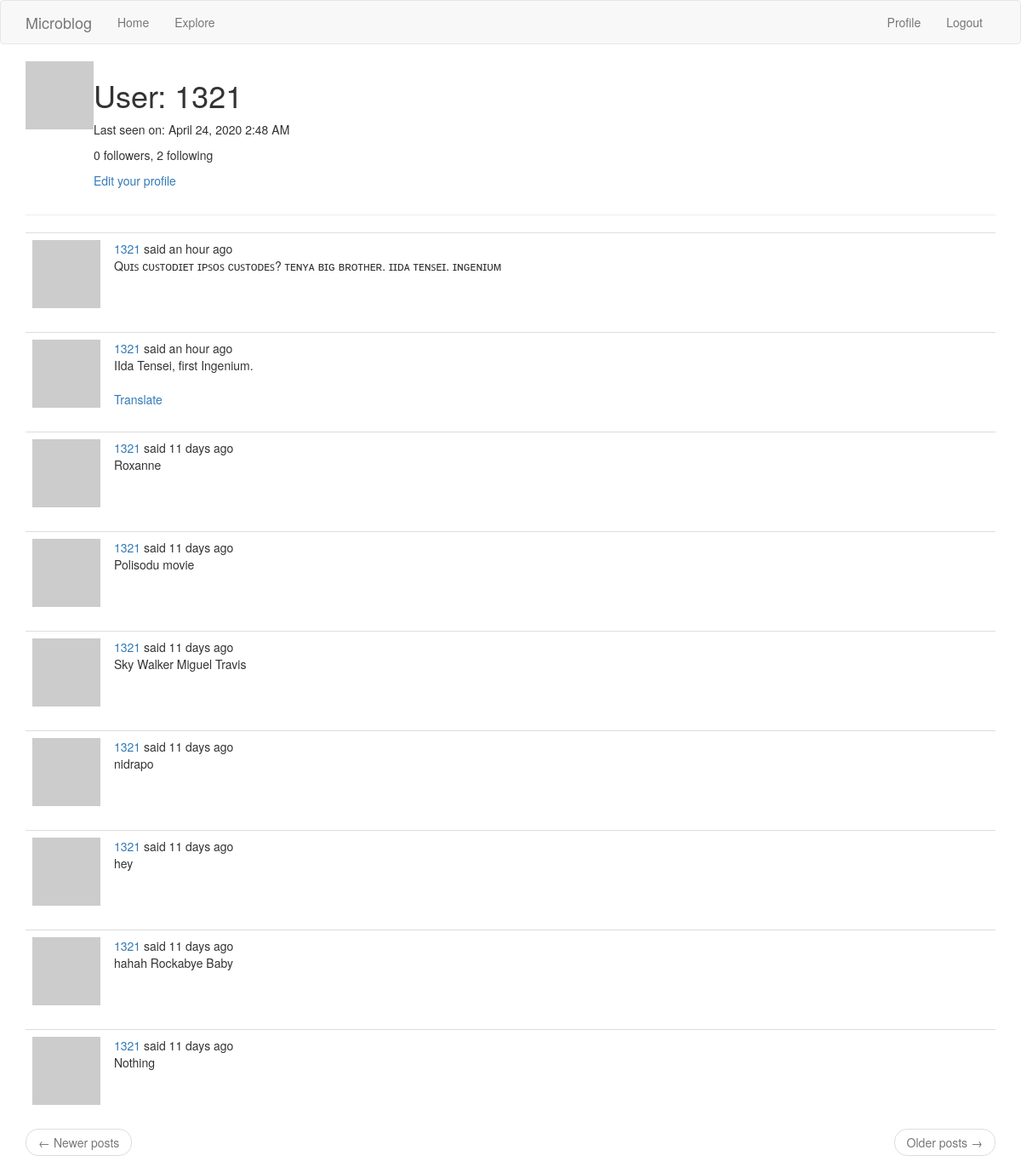
Screenshot of /user/1321 (signed in) with the database file from the repository.
### app/models.py (models this page shows, shortened)
class User(UserMixin,db.Model):
    id = db.Column(db.Integer, primary_key=True)
    username = db.Column(db.String(64), index=True, unique=True)
    email = db.Column(db.String(120), index=True, unique=True)
    password_hash = db.Column(db.String(128))
    about_me = db.Column(db.String(140))
    last_seen = db.Column(db.DateTime, default=datetime.utcnow)
    posts = db.relationship('Post',backref='author',lazy='dynamic')
    followed = db.relationship(
        'User', secondary=followers,
        primaryjoin=(followers.c.follower_id == id),
        secondaryjoin=(followers.c.followed_id == id),
        backref=db.backref('followers', lazy='dynamic'), lazy='dynamic')
    def avatar(self, size):
        digest = md5(self.email.lower().encode('utf-8')).hexdigest()
        return 'https://www.gravatar.com/avatar/{}?d=identicon&s={}'.format(
            digest, size)
    """
        Followers table is an arbitrary
        The "c" is an attribute of SQLAlchemy tables that are not defined as models.
        For these tables, the table columns are all exposed as sub-attributes of this "c" attribute.
    """

class Post(db.Model):
    id = db.Column(db.Integer, primary_key=True)
    body = db.Column(db.String(140))
    timestamp = db.Column(db.DateTime, index=True, default=datetime.utcnow)
    user_id = db.Column(db.Integer, db.ForeignKey('user.id'))
    language = db.Column(db.String(5))

### app/routes.py (the view)
@app.route('/user/<username>')
@login_required
def user(username):
    user = User.query.filter_by(username=username).first_or_404()
    page = request.args.get('page', 1, type=int)
    posts = user.posts.order_by(Post.timestamp.desc()).paginate(
        page, app.config['POSTS_PER_PAGE'], False)
    next_url = url_for('user', username=user.username, page=posts.next_num) \
        if posts.has_next else None
    prev_url = url_for('user', username=user.username, page=posts.prev_num) \
        if posts.has_prev else None
    return render_template('user.html',user=user, posts=posts.items,
        next_url=next_url, prev_url=prev_url)

### app/models.py (called while the page is built)
@login.user_loader
def load_user(id):
    return User.query.get(int(id))

### app/routes.py (called while the page is built)
@app.before_request
def before_request():
    if current_user.is_authenticated:
        current_user.last_seen = datetime.utcnow()
        db.session.commit()
    g.locale = str(get_locale())

### app/templates/user.html (shortened to what this page needs)
{% extends "base.html" %}
{% block app_content %}
<table>
    <tr valign="top">
        <td><img src="{{ user.avatar(128) }}"></td>
        <td>
            <h1>{{ _('User') }}: {{ user.username }}</h1>
            {%if user.last_seen %}<p>{{ _('Last seen on') }}: {{ moment(user.last_seen).format('LLL') }}</p>{% endif %}
            <p>{{ _('%(count)d followers', count=user.followers.count()) }}, {{ _('%(count)d following', count=user.followed.count()) }}</p>
            {% if user == current_user %}
                <p><a href="{{ url_for('edit_profile') }}">{{ _('Edit your profile') }}</a></p>
            {% elif not current_user.is_following(user) %}
                <p><a href="{{ url_for('follow', username=user.username) }}">{{ _('Follow') }}</a></p>
            {% else %}
                <p><a href="{{ url_for('unfollow', username=user.username) }}">{{ _('Unfollow') }}</a></p>
            {% endif %}
        </td>
    </tr>
</table>
    <hr>
    {% for post in posts %}
        {% include "_post.html" %}
    {% endfor %}
    <nav aria-label="...">
        <ul class="pager">
            <li class="previous{% if not prev_url %} disabled{% endif %}">
                    <a href="{{ prev_url or '#' }}">
                    <span aria-hidden="true">&larr;</span> {{ _('Newer posts') }}
                    </a>
            </li>
            <li class="next{% if not next_url %} disabled{% endif %}">
                    <a href="{{ next_url or '#' }}">
                    {{ _('Older posts') }}  <span aria-hidden="true">&rarr;</span>
                    </a>
            </li>
        </ul>
    </nav>
{% endblock %}

### app/templates/base.html (shortened to what this page needs)
{% extends "bootstrap/base.html" %}
{% block navbar %}
  <nav class="navbar navbar-default">
        <div class="container">
            <div class="navbar-header">
                <a class="navbar-brand" href="{{ url_for('index') }}">Microblog</a>
            </div>
            <div class="collapse navbar-collapse" id="bs-example-navbar-collapse-1">
                <ul class="nav navbar-nav">
                    <li><a href="{{ url_for('index') }}">{{ _('Home') }}</a></li>
                    <li><a href="{{ url_for('explore') }}">{{ _("Explore") }}</a></li>
                </ul>
                <ul class="nav navbar-nav navbar-right">
                    {% if current_user.is_anonymous %}
                    <li><a href="{{ url_for('login') }}">{{ _("Login") }}</a></li>
                    {% else %}
                    <li><a href="{{ url_for('user', username=current_user.username) }}">{{ _('Profile') }}</a></li>
                    <li><a href="{{ url_for('logout') }}">{{ _("Logout") }}</a></li>
                    {% endif %}
                </ul>
            </div>
        </div>
    </nav>
{% endblock %}
{% block content %}
  <div class="container">
        {% block app_content %}{% endblock %}
    </div>
{% endblock %}

### app/templates/_post.html (shortened to what this page needs)
<table class="table table-hover">
    <tr>
        <td width="70px">
            <a href="{{ url_for('user', username=post.author.username) }}">
                <img src="{{ post.author.avatar(70) }}" />
            </a>
        </td>
        <td>
            {{ _('%(username)s said %(when)s',
                username=user_link, when=moment(post.timestamp).fromNow()) }}
            <br>
            <span id="post{{ post.id }}">{{ post.body }}</span>
            {% if post.language and post.language!=g.locale %}
            <br><br>
            <span id="translation{{ post.id }}">
                <a href="javascript:translate(
                            '#post{{ post.id }}',
                            '#translation{{ post.id }}',
                            '{{ g.locale }}');">{{ _('Translate') }}</a>
            </span>
            {% endif %}
        </td>
    </tr>
</table>

### rows the page displays
User: username "1321", last_seen "April 24, 2020 2:48 AM"
Post: body "Qᴜɪꜱ ᴄᴜꜱᴛᴏᴅɪᴇᴛ ɪᴘꜱᴏꜱ ᴄᴜꜱᴛᴏᴅᴇꜱ? ᴛᴇɴʏᴀ ʙɪɢ ʙʀᴏᴛʜᴇʀ. ɪɪᴅᴀ ᴛᴇɴꜱᴇɪ. ɪɴɢᴇɴɪᴜᴍ"
Post: body "IIda Tensei, first Ingenium."
Post: body "Roxanne"
Post: body "Polisodu movie"
Post: body "Sky Walker Miguel Travis"
Post: body "nidrapo"
Post: body "hey"
Post: body "hahah Rockabye Baby"
Post: body "Nothing"
